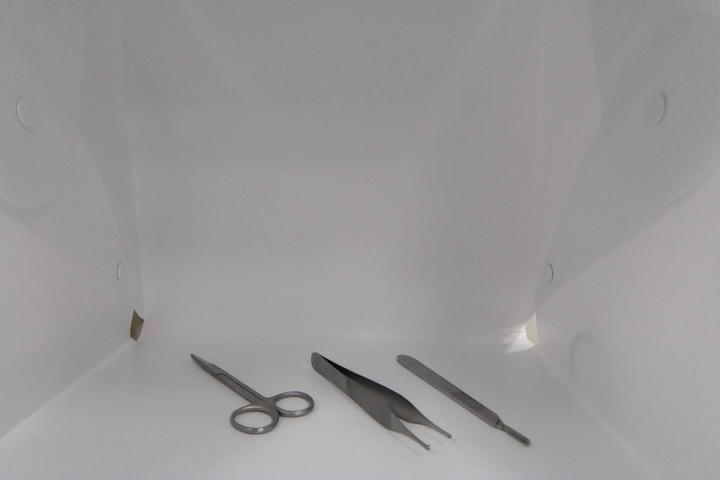
#> input picture archive/experiments/test.jpg, 1440 x 960 px, given in place of the camera (shown at 1/2 size)
$ python canny_object_counter.py   (older library calls are emulated)
#> lines starting #> are read from the running program, lines starting #| are printed output that depends on the picture; after the words box and inside, x2 and y2 are one past the last pixel; in counts of white or black regions, pixels touching at a corner belong together
import cv2
import numpy as np
from skimage.filters import threshold_multiotsu

# Camera settings
CAMERA_INDEX = 0

# Multi-Otsu configuration
NUM_THRESHOLDS = 3

# Morphological closing
CLOSE_KERNEL_SIZE = 31

# Ignore tiny contours (noise)
MIN_CONTOUR_AREA = 400


def contour_color(idx):
    hue = (idx * 37) % 180
    hsv = cv2.UMat(1, 1, cv2.CV_8UC3)
    hsv.get()[0, 0] = (hue, 220, 255)
    bgr = cv2.cvtColor(hsv.get(), cv2.COLOR_HSV2BGR)[0, 0]
    return int(bgr[0]), int(bgr[1]), int(bgr[2])


def colorize_regions(regions):
    palette = np.array(
        [
            [30, 30, 30],      # class 0 (darkest)
            [255, 0, 0],       # class 1
            [0, 255, 255],     # class 2
            [0, 255, 0],       # class 3 (brightest)
        ],
        dtype=np.uint8,
    )
    idx = np.clip(regions, 0, len(palette) - 1)
    return palette[idx]


def main():
    cap = cv2.VideoCapture(CAMERA_INDEX)
    if not cap.isOpened():
        print("Could not open camera")
        return

    print("RGB camera opened")
    print("Press 'q' to quit.")

    while True:
        ret, frame = cap.read()
#> frame is the input picture: shape (960, 1440, 3); mean B, G, R 152.1, 151.4, 153.7
        if not ret:
            print("Frame grab failed")
            break

        gray = cv2.cvtColor(frame, cv2.COLOR_BGR2GRAY)
        blur = cv2.GaussianBlur(gray, (5, 5), 0)
        thresholds = threshold_multiotsu(blur, classes=NUM_THRESHOLDS + 1)
#> thresholds = [114, 153, 166]
        regions = np.digitize(blur, bins=thresholds)
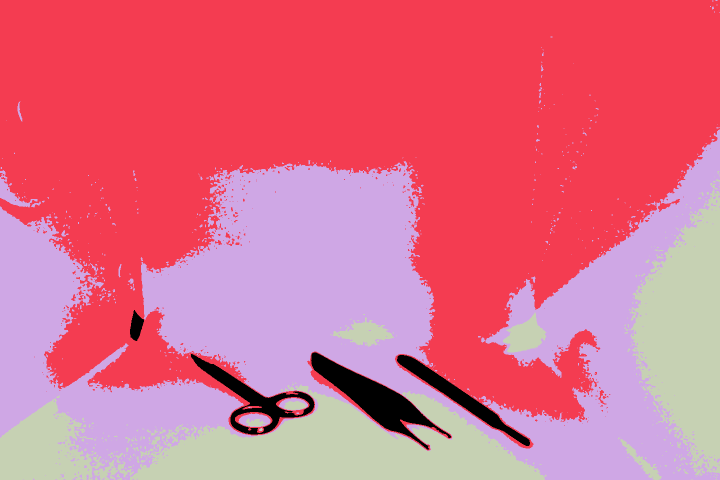
#> regions: shape (960, 1440) int64 (shown at 1/2 size); 4 distinct labels, from 0 to 3; one colour per label, 0 black
        region_viz = colorize_regions(regions)
#> in colorize_regions, `return palette[idx]`:
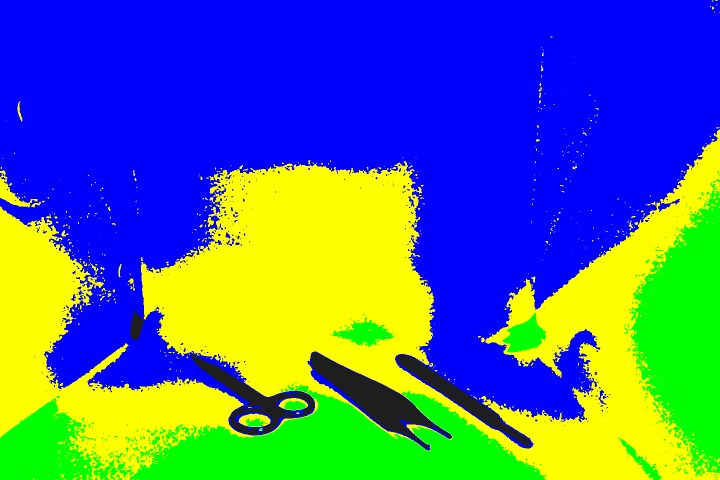
#> returned value: shape (960, 1440, 3) (shown at 1/2 size); mean of channels 0, 1, 2 140.7, 110.1, 76.9; drawn as B, G, R
        mask = np.where(regions >= 1, 255, 0).astype(np.uint8)
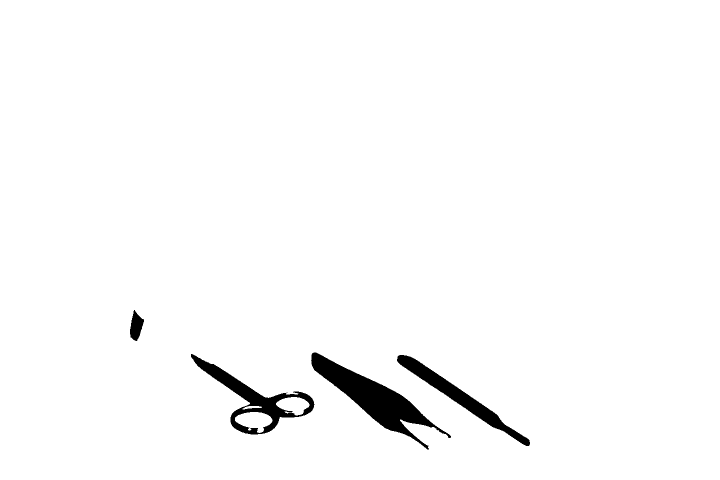
#> mask: shape (960, 1440) (shown at 1/2 size); 97.8% white; 4 black regions, box (x1, y1, x2, y2) and area: (622, 705, 902, 899) 13575, (382, 708, 629, 869) 8289, (794, 710, 1060, 892) 7082, (260, 620, 288, 682) 1065
        kernel = cv2.getStructuringElement(
            cv2.MORPH_RECT, (CLOSE_KERNEL_SIZE, CLOSE_KERNEL_SIZE)
        )
        closed = cv2.morphologyEx(mask, cv2.MORPH_CLOSE, kernel)
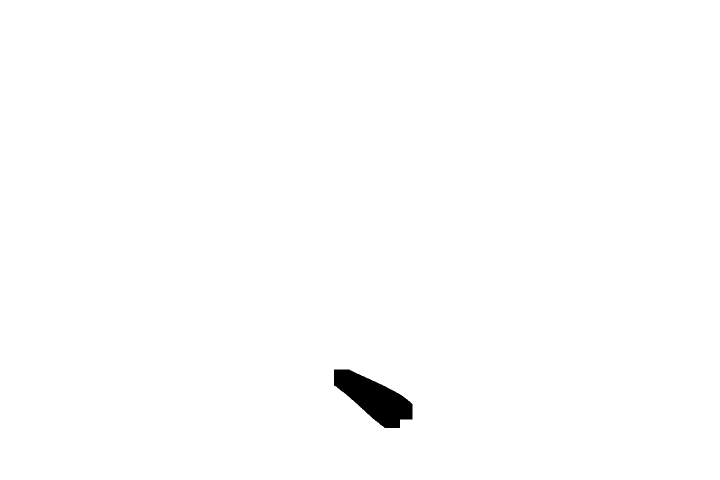
#> closed: shape (960, 1440) (shown at 1/2 size); 99.3% white; 1 black region, box (x1, y1, x2, y2) and area: (668, 739, 825, 856) 9607

        contours, _ = cv2.findContours(closed, cv2.RETR_EXTERNAL, cv2.CHAIN_APPROX_SIMPLE)
#> contours = [[[0, 0], [0, 959], [1439, 959], [1439, 0]]]
        large_contours = [c for c in contours if cv2.contourArea(c) >= MIN_CONTOUR_AREA]
#> large_contours = [[[0, 0], [0, 959], [1439, 959], [1439, 0]]]
        object_count = len(large_contours)
#> object_count = 1

        display = frame.copy()
        for i, contour in enumerate(large_contours):
            cv2.drawContours(display, [contour], -1, contour_color(i), 2)
#> this loop made 1 pass
#> (contour, hue in contour_color) on pass 1: ([[0, 0], [0, 959], [1439, 959], [1439, 0]], 0)
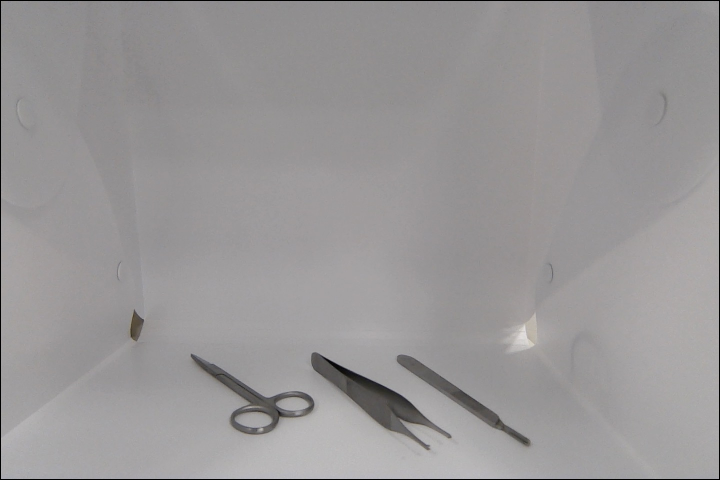
#> display: shape (960, 1440, 3) (shown at 1/2 size); 0.69% of pixels changed, all inside (x1, y1, x2, y2) = (0, 0, 1440, 960)
        cv2.putText(
            display,
            f"Objects detected: {object_count}",
            (10, 30),
            cv2.FONT_HERSHEY_SIMPLEX,
            0.8,
            (0, 255, 0),
            2,
            cv2.LINE_AA,
        )
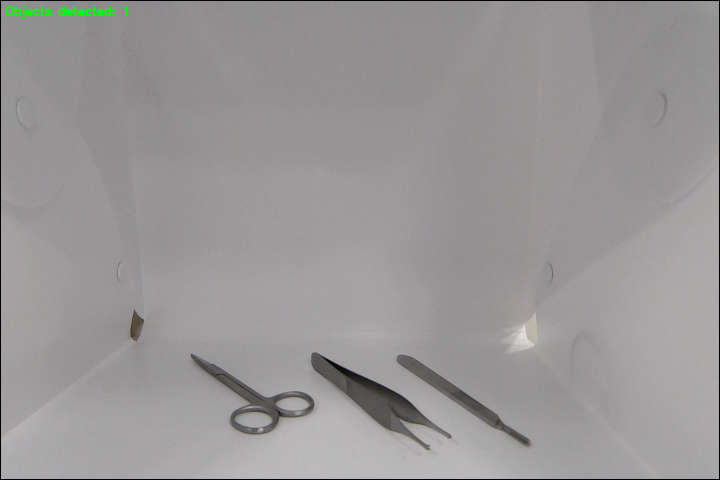
#> display: shape (960, 1440, 3) (shown at 1/2 size); 0.22% of pixels changed, all inside (x1, y1, x2, y2) = (10, 11, 256, 39)

        cv2.imshow("RGB Camera", display)
        cv2.imshow("Multi-Otsu Regions", region_viz)
        cv2.imshow("Multi-Otsu Mask", mask)
        cv2.imshow("Closed Edges", closed)

        if cv2.waitKey(1) & 0xFF == ord("q"):
#> (key q is pressed here)
            break

    cap.release()
    cv2.destroyAllWindows()


if __name__ == "__main__":
    main()
